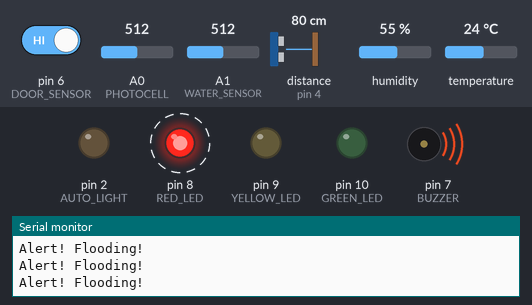
Bench run of a sketch on a simulated Arduino Uno, built with avr-gcc and run on an emulated ATmega328P. On the bench: output pins drawn as LEDs (lit = HIGH), buzzer (waves = sounding, pin HIGH), the last lines printed to the serial monitor. Wiring (inferred from the names in the program): ultrasonic range finder: trigger pin 5; echo pin 4. Dashed ring = blinking. The test bench sets the inputs (shaded band); at power-on: A1 (WATER_SENSOR) = 512, A0 (PHOTOCELL) = 512, distance to the obstacle (sensor on pin 4) 80 cm, pin 6 (DOOR_SENSOR) HIGH, humidity 55 %, temperature 24 °C. The echo pulse lasts 58.3 µs per cm; pins used as bus, display or sensor lines are not drawn.

Above: at 1.2 s.
1.3 s: A1 (WATER_SENSOR) set to 493
At 1.8 s:
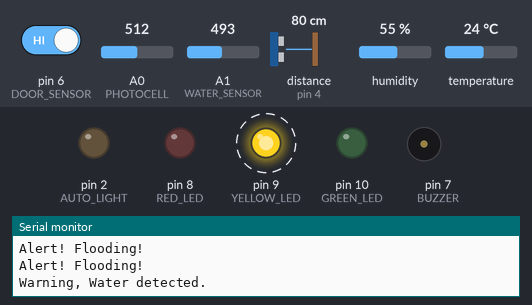
4.8 s: A0 (PHOTOCELL) set to 885
8.3 s: A0 (PHOTOCELL) set to 908
At 9.2 s:
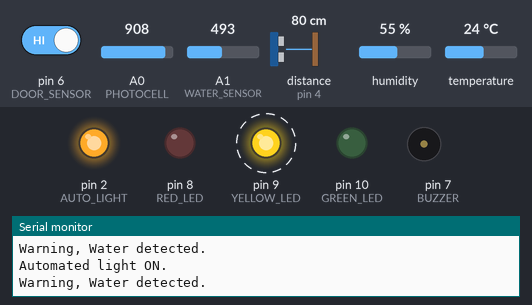
11.8 s: distance to the obstacle (sensor on pin 4) set to 21 cm
At 12.2 s:
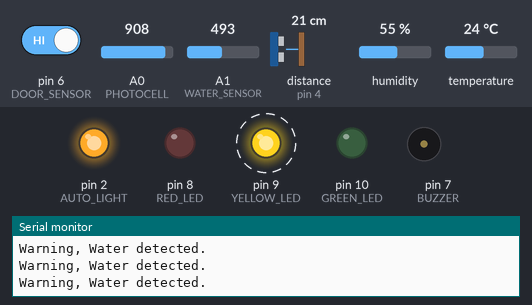
15.3 s: distance to the obstacle (sensor on pin 4) set to 16 cm
At 15.83 s:
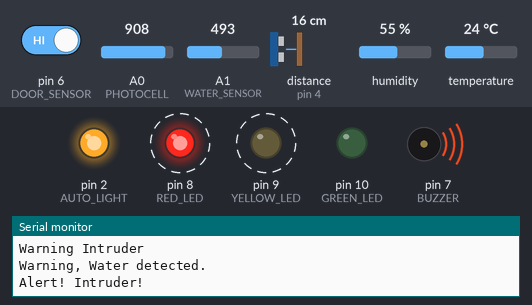
19.7 s: pin 6 (DOOR_SENSOR) driven LOW
At 20.14 s:
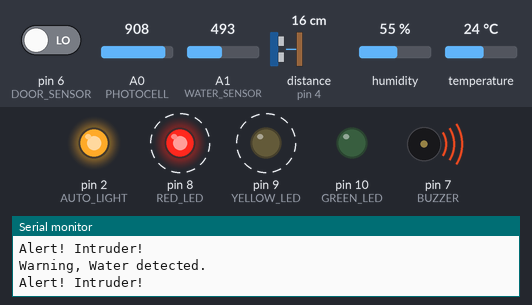
Timing chart, 0 to 24.2 s (numbered marks = the images above; inputs shaded):
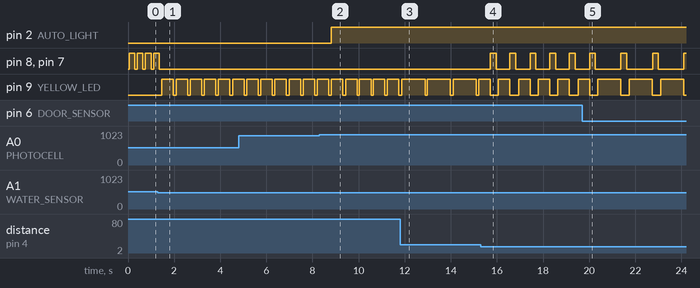

The sketch:

main.ino
```cpp
#include <DHT.h> //include DHT11 library temp/humidity sensor

const byte AUTO_LIGHT = 2; // Automated light pin output
const byte DHTPIN = 3; // DHT11 temp/humidity sensor pin input
const byte DISTANCE_ECHO = 4; // HC-SRO4 Distance sensor echo pin input
const byte DISTANCE_TRIGGER = 5; // HC-SR04 Distance sensor trigger pin output
const byte DOOR_SENSOR = 6; // Door opened/closed sensor pin input
const byte BUZZER = 7; // Buzzer pin output
const byte RED_LED = 8; // Red led pin output
const byte YELLOW_LED = 9; // Yellow led pin output
const byte GREEN_LED = 10; // Green led pin output
const byte PHOTOCELL = A0; // Photocell pin input
const byte WATER_SENSOR = A1; // HW-038 water sensor signal pin input
int doorCounter = 0; // Door open counter variable
float temperature, humidity; // Temp/humidity variables
bool autoLightOn; // Automated light status variable
bool doorClosed = true, noWater = true, noIntruder = true; // Used to check for all clear status

DHT dht(DHTPIN, DHT11); // Initialize DHT sensor

void setup() {
  Serial.begin(9600);
  Serial.println("CEIS101 July 2022 Final Project");
  Serial.println("Michael J. Miller");

  pinMode(DISTANCE_TRIGGER, OUTPUT);
  pinMode(DISTANCE_ECHO, INPUT);
  pinMode(RED_LED, OUTPUT);
  pinMode(YELLOW_LED, OUTPUT);
  pinMode(GREEN_LED, OUTPUT);
  pinMode(BUZZER, OUTPUT);
  pinMode(AUTO_LIGHT, OUTPUT);
  dht.begin(); // Start DHT11 temp/humidity sensor
}

void loop() {
  checkTempHumid();
  checkPhotocell();
  checkDoor();
  checkWaterLevel();
  checkDistanceSensor();
  if (doorClosed && noWater && noIntruder) {
    digitalWrite(GREEN_LED, HIGH);
    digitalWrite(YELLOW_LED, LOW);
    digitalWrite(RED_LED, LOW);
    digitalWrite(BUZZER, LOW);
  }

  delay(100); //pause program to stabilize ultrasonic sensor readings
} //end of loop()

// ========================================
// === Read Temperature Humidity Sensor ===
// ========================================
void checkTempHumid() {
  float newHumidity = dht.readHumidity();
  float newTemperature = dht.readTemperature(true);
  // If change in temp or humidity....
  if (newHumidity != humidity || newTemperature != temperature) {
    humidity = newHumidity;
    temperature = newTemperature;
    // ...display new temp and humidity
    Serial.println(String("Temperature:" +  String(temperature, 2) + "F") + "  Humidity:" + String(humidity, 2) + "%");
  }
}

// =======================================
// === Read Photocell, Automated Light ===
// =======================================
void checkPhotocell() {
  int photocellValue = analogRead(PHOTOCELL); // Read the value from the light sensor
  // If photocell reading is greater than 900 and automated light is OFF...
  if (photocellValue > 900 && !autoLightOn) {
    digitalWrite(AUTO_LIGHT, HIGH); // ...turn on automated light.
    autoLightOn = true; // ...set autoLightOn to true
    Serial.println("Automated light ON.");  // ...send automated light status to setrial monitor
  }
  // If photocell reading less than or equal to 900 and automated light is ON...
  if (photocellValue <= 900 && autoLightOn) {
    digitalWrite(AUTO_LIGHT, LOW); // ...turn off automated light.
    autoLightOn = false; // ...set autoLightOn to false
    Serial.println("Automated light OFF."); // ...send automated light status to setrial monitor
  }
}

// =================================
// === Door Opened/Closed Sensor ===
// =================================
void checkDoor() {
  bool doorClosed = digitalRead(DOOR_SENSOR); // Read door sensor
  // If door open...
  if (!doorClosed) {
    doorClosed = false;
    doorCounter++; // ...increment doorCounter
    // If door open for less than or equal to 10 count...
    if (doorCounter <= 10) {
      Serial.println("Warning, Door open."); // ...send warning status to serial monitor
      signalWarning(); // ...flash yellow LED
    // If door open for more than 10 count...
    } else {
      Serial.println("Alert! DoorOpen!"); // ... send alert status to serial monitor
      signalAlert(); // ...flash red LED and sound buzzer
    }
  } else {
    doorClosed = true;
  }
}

// =========================
// === Read Water Sensor ===
// =========================
void checkWaterLevel() {
  int waterValue = analogRead(WATER_SENSOR); // Read the value of the water level sensor
  // If water detected...
  if (waterValue <= 500 and waterValue > 300) {
    noWater = false;
    Serial.println("Warning, Water detected."); // ...send status to serial monitor
    signalWarning(); // ...flash yellow LED
  // If high water detected...
  } else if (waterValue > 500) {
    noWater = false;
    Serial.println("Alert! Flooding!"); // ...send status to serial monitor
    signalAlert(); // ... flash red LED and sound buzzer
  } else {
    noWater = true;
  }
}

// ================================
// === Intruder/Distance Sensor ===
// ================================
void checkDistanceSensor() {
  // Trigger distance sensor
  digitalWrite(DISTANCE_TRIGGER, LOW);
  delayMicroseconds(2);
  digitalWrite(DISTANCE_TRIGGER, HIGH);
  delayMicroseconds(10);
  digitalWrite(DISTANCE_TRIGGER, LOW);

  // Read the echo signal
  long duration = pulseIn(DISTANCE_ECHO, HIGH); // Read duration for roundtrip distance
  long distance = (duration / 2) * 0.0135; // Convert duration to one way distance in inches

  // If object detected 6 to 12 inches from sensor...
  if (distance > 6 && distance <= 12) {
    noIntruder = false;
    Serial.println("Warning Intruder"); // ...send status to serial monitor
    signalWarning(); // ...flash yellow LED
  // If object detected within 6 inches or less...
  } else if (distance > 0 && distance <= 6) {
    noIntruder = false;
    Serial.println("Alert! Intruder!"); // ...send status to serial monitor
    signalAlert();// ...flash red LED and sound buzzer
  } else {
    noIntruder = true;
  }
}

// ======================
// === Warning signal ===
// ======================
void signalWarning() {
  // Flash yellow led for 1/2 second
  digitalWrite(GREEN_LED, LOW);
  digitalWrite(YELLOW_LED, HIGH);
  delay(500);
  digitalWrite(YELLOW_LED, LOW);
}

// ====================
// === Alert signal ===
// ====================
void signalAlert() {
  // Flash red led and sound buzzer every 1/4 second
  digitalWrite(GREEN_LED, LOW);
  digitalWrite(RED_LED, HIGH);
  digitalWrite(BUZZER, HIGH);
  delay(250);
  digitalWrite(RED_LED, LOW);
  digitalWrite(BUZZER, LOW);
}
```

Measured:
- the behaviour switches between 501 and 500 on A1 (WATER_SENSOR) (found by bisection; images 0 and 1)
- the behaviour switches between 900 and 901 on A0 (PHOTOCELL) (found by bisection; images 1 and 2)
- the behaviour switches between 19 and 18 cm on distance to the obstacle (sensor on pin 4) (found by bisection; images 3 and 4)
- after the input at 1.3 s, pin 8 (RED_LED), pin 7 (BUZZER): goes on until 1.4 s, then stays LOW; pin 9 (YELLOW_LED): alternates HIGH for 0.50 s and LOW for 0.11 s, starting after 0.17 s
- after the input at 8.3 s, pin 2 (AUTO_LIGHT): LOW → HIGH after 0.50 s
- after the input at 11.8 s, pin 9 (YELLOW_LED): alternates HIGH for 1.0 s and LOW for 0.10 s, starting after 1.1 s
- after the input at 15.3 s, pin 8 (RED_LED), pin 7 (BUZZER): alternates HIGH for 0.25 s and LOW for 0.60 s, starting after 0.41 s
- after the input at 19.7 s, pin 8 (RED_LED), pin 7 (BUZZER): alternates HIGH for 0.25 s and LOW for 1.1 s, starting after 1.7 s; pin 9 (YELLOW_LED): alternates HIGH for 1.0 s and LOW for 0.36 s, starting after 1.7 s
